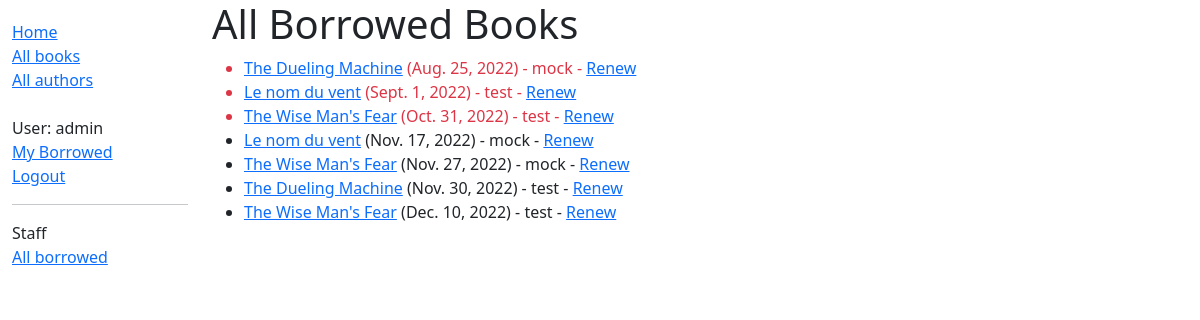
The app's page /catalog/borrowed/ (signed in), older data.
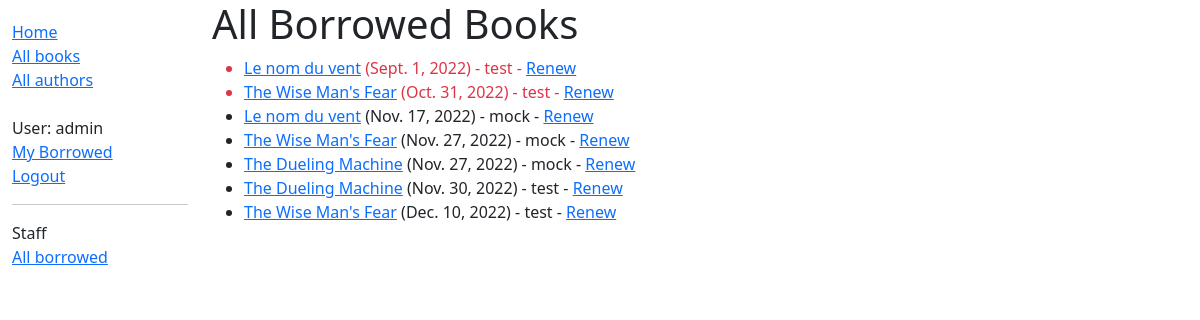
The same page, newer data.
### catalog/models.py (models this page shows, shortened)
class BookInstance(models.Model):
    id = models.UUIDField(primary_key=True, default=uuid.uuid4,
                          help_text='Unique ID for this particular book across whole library')
    book = models.ForeignKey(Book, on_delete=models.RESTRICT, null=True)
    imprint = models.CharField(max_length=200)
    due_back = models.DateField(null=True, blank=True)
    borrower = models.ForeignKey(
        User, on_delete=models.SET_NULL, null=True, blank=True)
    LOAN_STATUS = (
        ('m', 'Maintenance'),
        ('o', 'On loan'),
        ('a', 'Available'),
        ('r', 'Reserved'),
    )
    status = models.CharField(max_length=1, choices=LOAN_STATUS,
                              blank=True, default='m', help_text='Book availability')
    class Meta:
        ordering = ['due_back']
        permissions = (("can_mark_returned", "Set book as returned"),)
    @property
    def is_overdue(self):
        return bool(self.due_back and date.today() > self.due_back)

class Book(models.Model):
    title = models.CharField(max_length=200)
    author = models.ForeignKey('Author', on_delete=models.SET_NULL, null=True)
    summary = models.TextField(
        max_length=1000, help_text='Enter a brief description of the book')
    isbn = models.CharField('ISBN', max_length=13, unique=True,
                            help_text='13 Character <a href="https://www.isbn-international.org/content/what-isbn">ISBN number</a>')
    genre = models.ManyToManyField(
        Genre, help_text='Select a genre for this book')
    language = models.ForeignKey(
        Language, on_delete=models.SET_NULL, null=True)
    def display_genre(self):
        """Create a string for the Genre. This is required to display genre in Admin."""
        return ', '.join(genre.name for genre in self.genre.all()[:3])
    display_genre.short_description = 'Genre'

### catalog/views.py (the view)
# urls.py: path('borrowed/', views.LoanedAllBooksListView.as_view(), name='all-borrowed'),
class LoanedAllBooksListView(PermissionRequiredMixin, ListView):
    model = BookInstance
    template_name = 'catalog/bookinstance_list_all_borrowed.html'
    paginate_by = 10
    permission_required = 'catalog.can_mark_returned'
    def get_queryset(self):
        return BookInstance.objects.filter(status__exact='o').order_by('due_back')

### catalog/templates/catalog/bookinstance_list_all_borrowed.html
{% extends "base_generic.html" %}
{% block content %}
    <h1>All Borrowed Books</h1>
    {% if bookinstance_list %}
    <ul>
      {% for bookinst in bookinstance_list %}
      <li class="{% if bookinst.is_overdue %}text-danger{% endif %}">
        <a href="{% url 'book-detail' bookinst.book.pk %}">{{ bookinst.book.title }}</a>
        ({{ bookinst.due_back }}) - {{ bookinst.borrower }} -
        <a href="{% url 'renew-book-librarian' bookinst.id %}">Renew</a>
      </li>
      {% endfor %}
    </ul>
    {% else %}
      <p>There are no books borrowed.</p>
    {% endif %}
{% endblock %}

Row changes from the older to the newer data that the page shows:
changed BookInstance (number 5 of 7 on the later page): due_back "Aug. 25, 2022" → "Nov. 27, 2022"; moves down the list
